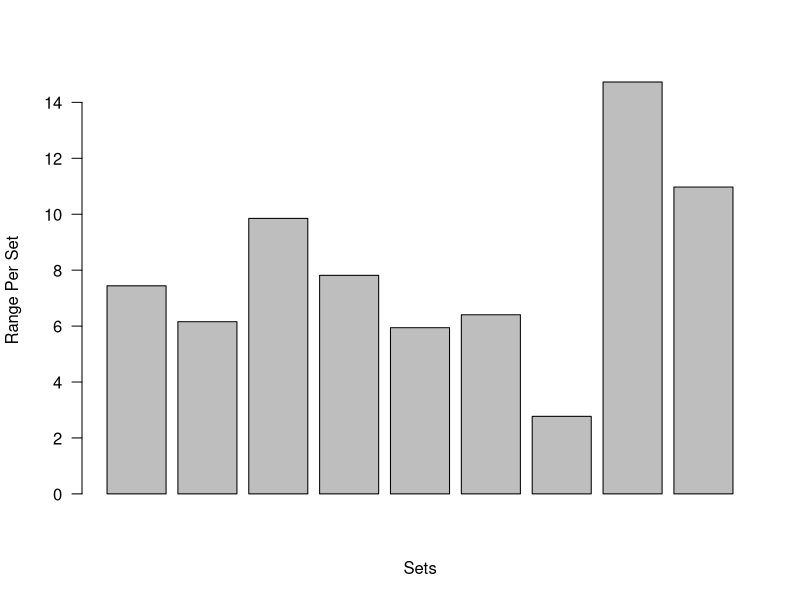
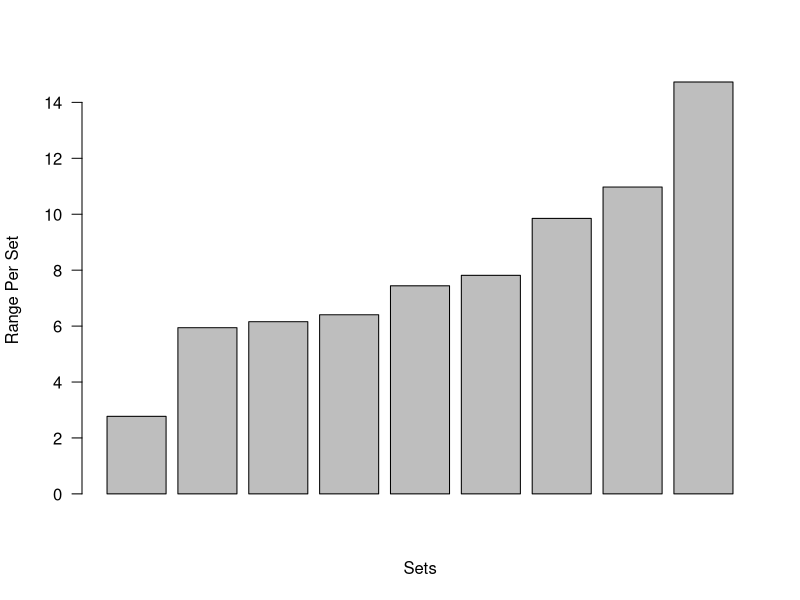
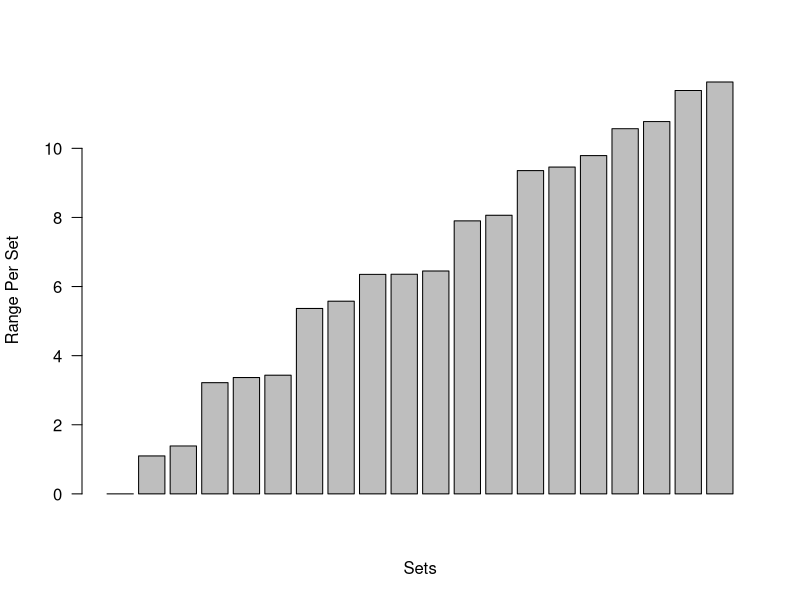
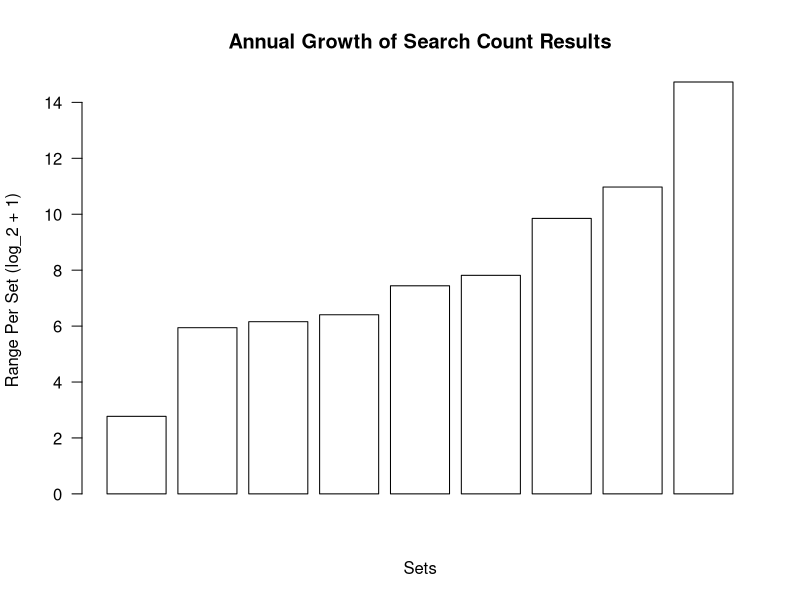

The R script that drew these images, in order:
queries <- read.csv("data/longitudinal/queries.csv",
                    header = TRUE, row.names = 1, sep = ",")

library(tidyr)

# convert dataframe from wide to long format
db <- rep(c("PMML", "PQML", "EHML", "WSML", "OML"), 29)
lqueries<- queries
lqueries$database <- db
rm(db)
lqueries <- gather(lqueries, months, counts, October:September, factor_key = TRUE)
# those with pubdate 
ldqueries <- lqueries[lqueries$PubDate == 1,]
# those without pubdate
lnqueries <- lqueries[lqueries$PubDate == 0,]

# get the ranges for all sets and sort from low to high
## all ranges
lranges <- sort(tapply(lqueries$counts, lqueries$Set, max) - tapply(lqueries$counts, lqueries$Set, min))

# ranges for queries with publication dates
ldranges <- sort(tapply(ldqueries$counts, ldqueries$Set, max) - tapply(ldqueries$counts, ldqueries$Set, min))
# ranges for queries with no publication dates
lnranges <- sort(tapply(lnqueries$counts, lnqueries$Set, max) - tapply(lnqueries$counts, lnqueries$Set, min))

# Save ranges as data frames
l.ranges <- data.frame(lranges)
l.ranges$Sets <- rownames(l.ranges)

ld.ranges <- data.frame(ldranges)
ld.ranges$Sets <- rownames(ld.ranges)

ln.ranges <- data.frame(lnranges)
ln.ranges$Sets <- rownames(ln.ranges)

# Create a vector where pubdate is Logical for all of the data
# True = PubDate ; False = No PubDate
pdtf <- table(lqueries$Set[lqueries$PubDate == 1])
pdtf <- pdtf > 0
pdtf <- data.frame(pdtf)
pdtf$Sets <- rownames(pdtf)

# Combine the data frames
l.ranges <- merge(l.ranges, pdtf, by.y = "Sets")

# Plot, log_2 transformation
barplot(log(l.ranges$lranges + 1), las=2, xlab = "Sets", ylab = "Range Per Set")
barplot(log(ld.ranges$ldranges + 1), las=2, xlab = "Sets", ylab = "Range Per Set")
barplot(log(ln.ranges$lnranges + 1), las=2, xlab = "Sets", ylab = "Range Per Set")

# Plot with Logical Values
mycols <- c("white", "black")
barplot(sort(log(l.ranges$lranges + 1)), las=2,
        xlab = "Sets", ylab = "Range Per Set (log_2 + 1)",
        main = "Annual Growth of Search Count Results",
        col = mycols[as.factor(l.ranges$pdtf)])
